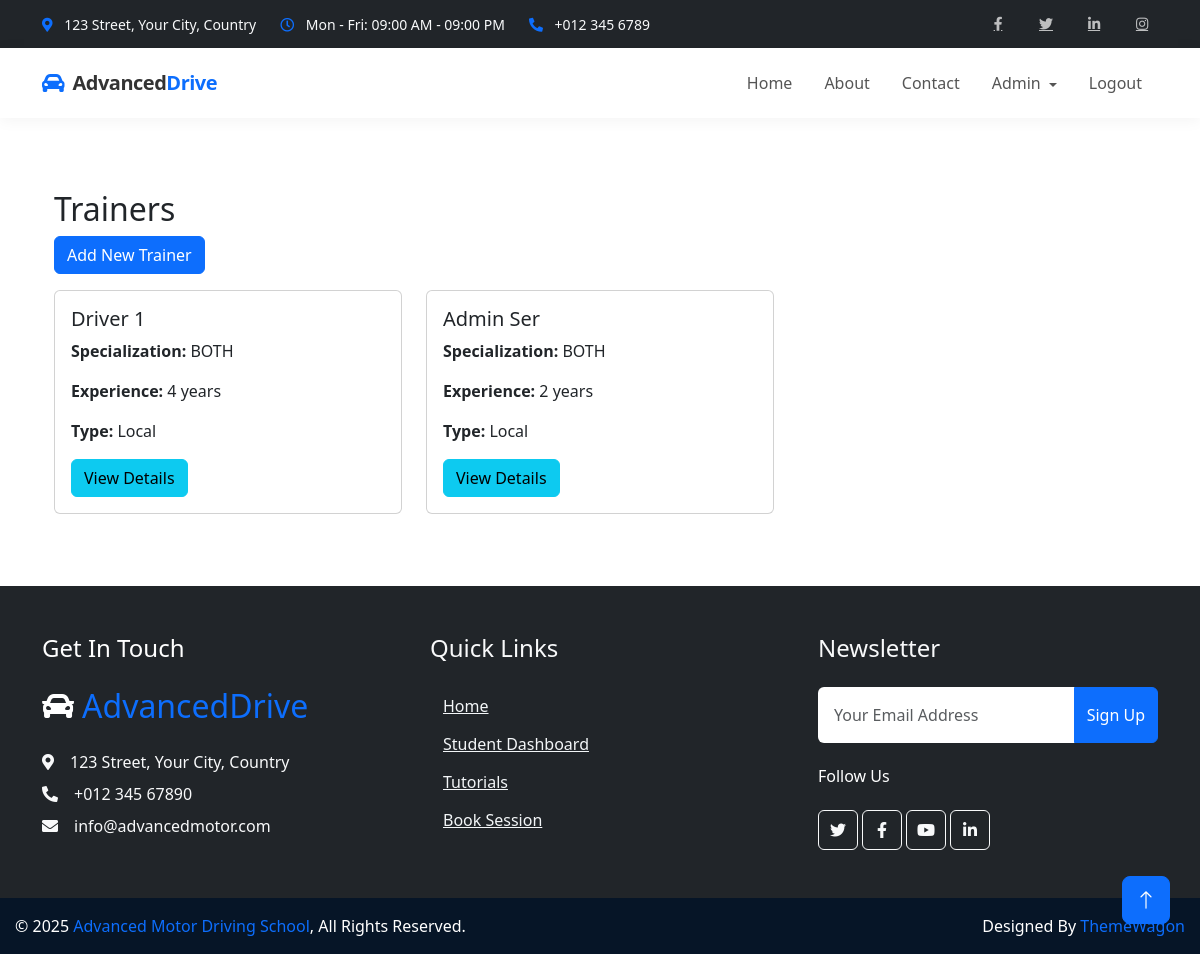
/trainer/trainers/ (signed in), run on the app's committed database.
### trainers/models.py (models this page shows, shortened)
class Trainer(models.Model):
    user = models.OneToOneField(
        settings.AUTH_USER_MODEL,
        on_delete=models.CASCADE,
        related_name='driving_trainer_profile'
    )
    SPECIALIZATION_CHOICES = [
        ('CAR', 'Car'),
        ('SCOOTY', 'Scooty'),
        ('BOTH', 'Both Car and Scooty'),
        ('OTHER', 'Other')
    ]
    specialization = models.CharField(
        max_length=10,
        choices=SPECIALIZATION_CHOICES,
        default='BOTH'
    )
    experience = models.PositiveIntegerField(
        validators=[MinValueValidator(0)],
        default=0,
        help_text="Years of experience as a driving trainer"
    )
    AVAILABILITY_CHOICES = [
        ('WEEKDAY', 'Weekdays Only'),
        ('WEEKEND', 'Weekends Only'),
        ('MORNING', 'Morning Shifts Only'),
        ('EVENING', 'Evening Shifts Only'),
        ('FLEXIBLE', 'Flexible Schedule'),
        ('CUSTOM', 'Custom Schedule')
    ]
    availability = models.CharField(
        max_length=10,
        choices=AVAILABILITY_CHOICES,
        default='FLEXIBLE'
    )
    is_remote = models.BooleanField(
        default=False,
        help_text="Whether this trainer provides remote training services"
    )
    service_area = models.CharField(
        max_length=255,
        blank=True,
        null=True,
        help_text="Geographic areas where remote training is available"
    )
    max_students = models.PositiveIntegerField(
        default=10,
        validators=[MinValueValidator(1)],
        help_text="Maximum number of students this trainer can handle at once"
    )
    date_joined = models.DateField(
        default=timezone.now,
        help_text="Date when the trainer joined the driving school"
    )
    license_number = models.CharField(
        max_length=50,
        blank=True,
        null=True,
        help_text="Trainer's driving license number"
    )
    notes = models.TextField(
        blank=True,
        null=True,
        help_text="Additional notes about the trainer"
    )
    is_active = models.BooleanField(
        default=True,
        help_text="Whether this trainer is currently active"
    )
    class Meta:
        ordering = ['-experience', 'user__last_name']

### trainers/views.py (the view)
# urls.py: path('trainers/', views.trainer_list, name='trainer_list'),
@login_required
def trainer_list(request):
    trainers = Trainer.objects.all()
    return render(request, 'trainers/trainer_list.html', {'trainers': trainers})

### trainers/templates/trainers/trainer_list.html
{% extends 'base.html' %}
{% block content %}
<div class="container mt-4">
    <h2>Trainers</h2>
    <a href="{% url 'trainers:trainer_create' %}" class="btn btn-primary mb-3">Add New Trainer</a>
    <div class="row">
        {% for trainer in trainers %}
        <div class="col-md-4 mb-4">
            <div class="card">
                <div class="card-body">
                    <h5 class="card-title">{{ trainer.user.get_full_name }}</h5>
                    <p class="card-text"><strong>Specialization:</strong> {{ trainer.specialization }}</p>
                    <p class="card-text"><strong>Experience:</strong> {{ trainer.experience }} years</p>
                    <p class="card-text"><strong>Type:</strong> {% if trainer.is_remote %}Remote{% else %}Local{% endif %}</p>
                    <a href="{% url 'trainers:trainer_detail' trainer.id %}" class="btn btn-info">View Details</a>
                </div>
            </div>
        </div>
        {% empty %}
        <div class="col-12">
            <p>No trainers available.</p>
        </div>
        {% endfor %}
    </div>
</div>
{% endblock %}

### static/css/style.css (style rules this page uses)
:root { --primary: #F3BD00; --secondary: #757575; --light: #F3F6F8; --dark: #0C2B4B; }
.btn { font-weight: 500; transition: .5s; }
.btn.btn-primary, .btn.btn-outline-primary:hover { color: #FFFFFF; }

### templates/base.html (style rules this page uses)
html, body { height: 100%; margin: 0; padding: 0; display: flex; flex-direction: column; }

### data on the page
Trainer: user.get_full_name "Driver 1", specialization "BOTH", experience "4", is_remote "Local"
Trainer: user.get_full_name "Admin Ser", specialization "BOTH", experience "2", is_remote "Local"
